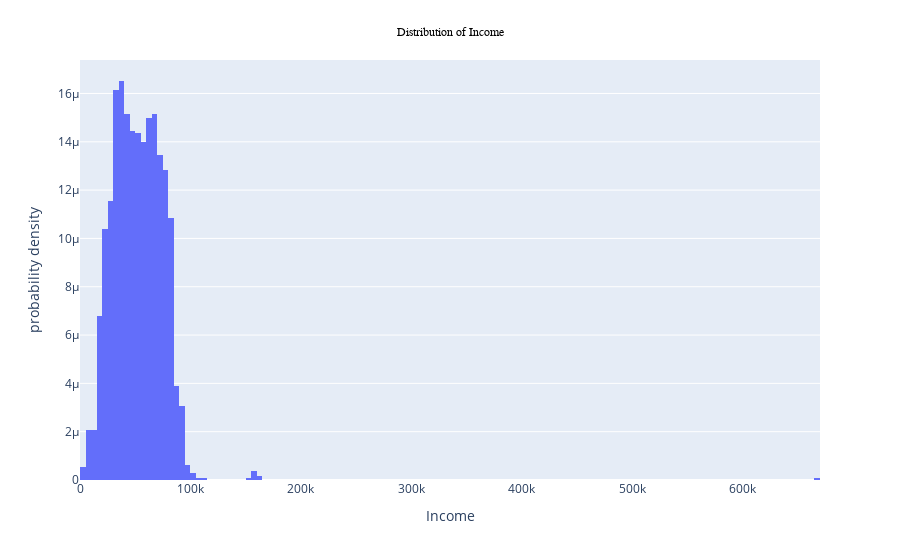

This figure's notebook cell:
### Markdown cell above
We have no duplicate rows, let's look at our data and explore it

### Exploratory Analysis
#### Univariate Analysis
We will look at Income, Marital status and education since htey are the major demographic variables in our dataset

### Code cell
# Distribution of income
fig = px.histogram(df, x='Income', histnorm='probability density')

fig.update_layout(
    title='Distribution of Income',
    title_font_family='Courier New, monospace',
    title_font_size=12,
    title_font_color='black',
    title_y=0.95,
    title_x=0.5,
    title_xanchor='center',
    title_yanchor='top'
)

fig.show()

### Figure 1 — Plotly figure (JSON) as saved in the notebook; plotly's stock layout.template omitted (floating-point values rounded to 4 significant figures; data arrays with more than 128 entries replaced by an {"elided": "..."} marker saying what was removed)
{"data": [{"alignmentgroup": "True", "bingroup": "x", "histnorm": "probability density", "hovertemplate": "Income=%{x}<br>probability density=%{y}<extra></extra>", "legendgroup": "", "marker": {"color": "#636efa", "pattern": {"shape": ""}}, "name": "", "offsetgroup": "", "orientation": "v", "showlegend": false, "type": "histogram", "x": {"elided": "2216 int values"}, "xaxis": "x", "yaxis": "y"}], "layout": {"barmode": "relative", "legend": {"tracegroupgap": 0}, "margin": {"t": 60}, "title": {"font": {"color": "black", "family": "Courier New, monospace", "size": 12}, "text": "Distribution of Income", "x": 0.5, "xanchor": "center", "y": 0.95, "yanchor": "top"}, "xaxis": {"anchor": "y", "domain": [0, 1], "title": {"text": "Income"}}, "yaxis": {"anchor": "x", "domain": [0, 1], "title": {"text": "probability density"}}}}
